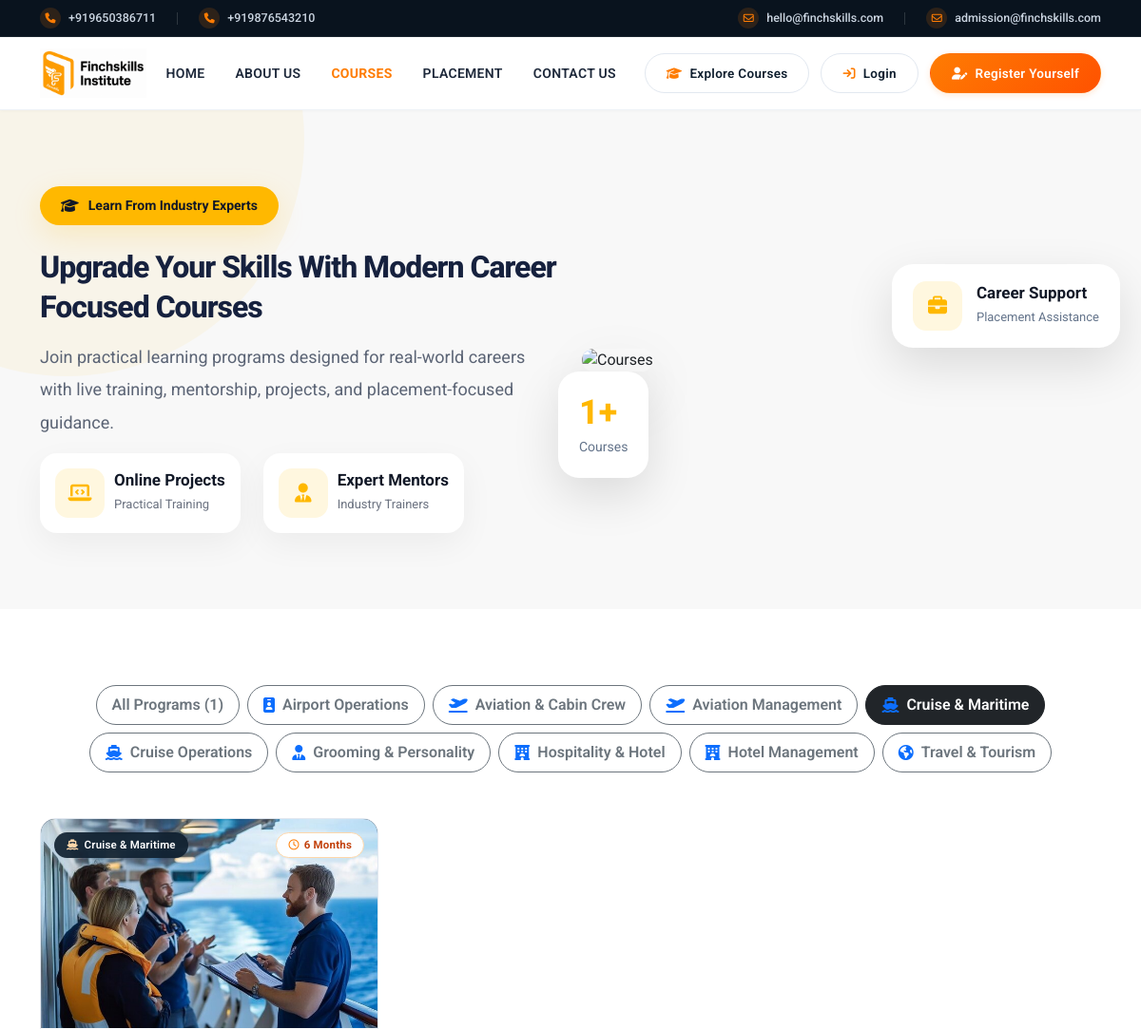
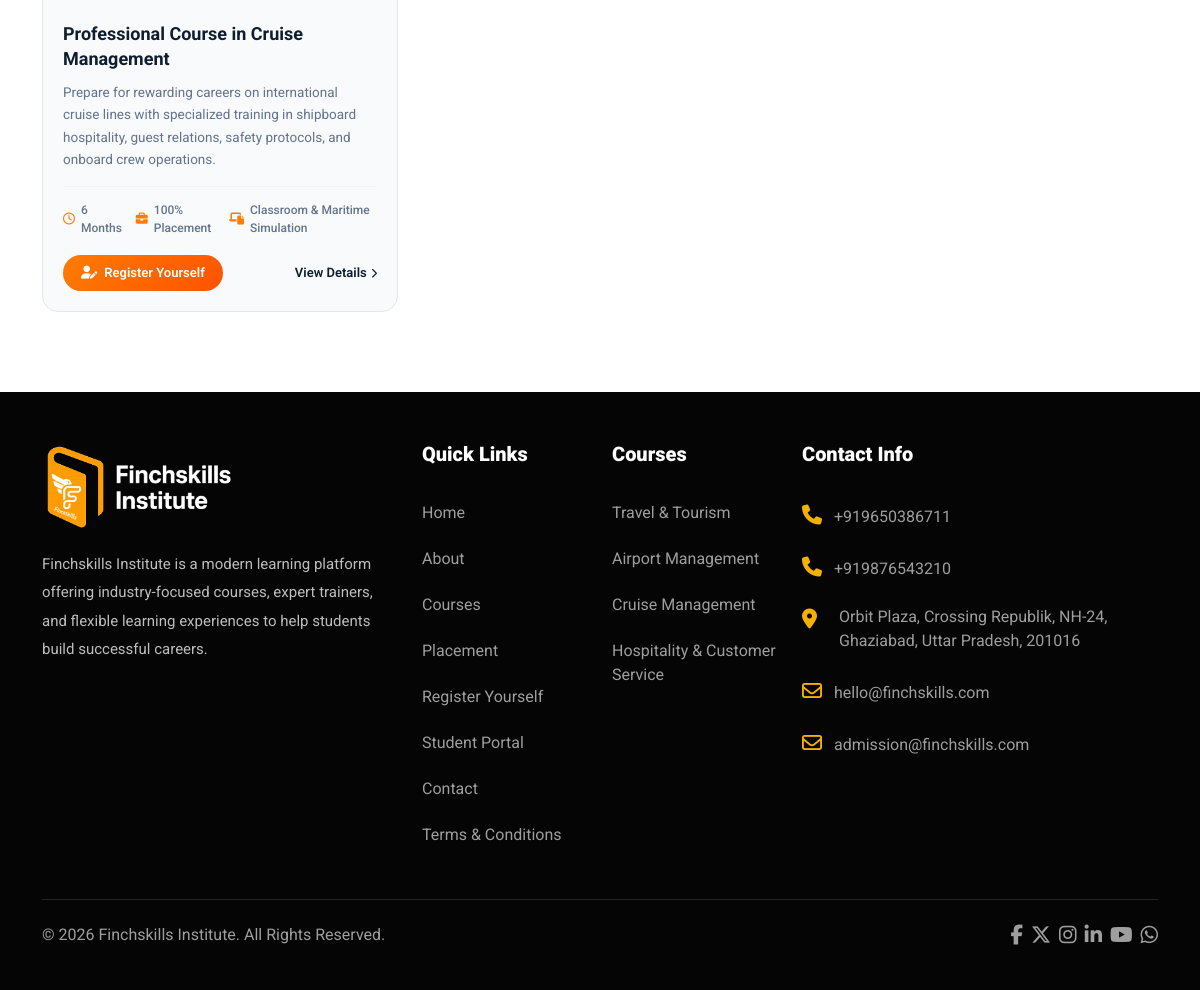
The page /courses.php?category=9 on the database its author committed (2 pictures, top to bottom).
### tables this page shows
CREATE TABLE `course_categories` (
  `id` int(11) NOT NULL AUTO_INCREMENT,
  `name` varchar(150) NOT NULL,
  `slug` varchar(150) NOT NULL,
  `icon` varchar(60) DEFAULT 'fa-graduation-cap',
  `status` enum('active','inactive') DEFAULT 'active',
  `created_at` timestamp NOT NULL DEFAULT current_timestamp(),
  PRIMARY KEY (`id`),
  UNIQUE KEY `slug` (`slug`)
);

CREATE TABLE `courses` (
  `id` int(11) NOT NULL AUTO_INCREMENT,
  `category_id` int(11) NOT NULL,
  `title` varchar(255) NOT NULL,
  `slug` varchar(255) NOT NULL,
  `duration` varchar(50) DEFAULT '6 Months',
  `study_mode` varchar(60) DEFAULT 'Online / Offline',
  `image` varchar(255) DEFAULT NULL,
  `short_desc` text DEFAULT NULL,
  `full_desc` longtext DEFAULT NULL,
  `what_you_learn` longtext DEFAULT NULL,
  `how_we_teach` longtext DEFAULT NULL,
  `career_roles` text DEFAULT NULL,
  `eligibility` varchar(255) DEFAULT '10+2 / Any Graduate',
  `certification` varchar(255) DEFAULT 'Industry Recognized Certification',
  `is_featured` tinyint(1) DEFAULT 1,
  `status` enum('active','inactive') DEFAULT 'active',
  `created_at` timestamp NOT NULL DEFAULT current_timestamp(),
  PRIMARY KEY (`id`),
  UNIQUE KEY `slug` (`slug`),
  KEY `category_id` (`category_id`),
  CONSTRAINT `courses_ibfk_1` FOREIGN KEY (`category_id`) REFERENCES `course_categories` (`id`) ON DELETE CASCADE
);

### courses.php (the view, shortened to what this page needs)
<?php
require_once __DIR__ . '/db.php';
$cat_stmt = $pdo->query("SELECT * FROM course_categories WHERE status = 'active' ORDER BY name ASC");
$all_categories = $cat_stmt->fetchAll();
$cat_filter = isset($_GET['category']) ? (int)$_GET['category'] : 0;
$c_query = "SELECT cr.*, cat.name as category_name, cat.icon as category_icon
            FROM courses cr
            JOIN course_categories cat ON cr.category_id = cat.id
            WHERE cr.status = 'active'";
$params = [];
if ($cat_filter > 0) {
    $c_query .= " AND cr.category_id = ?";
    $params[] = $cat_filter;
}
$c_query .= " ORDER BY cr.is_featured DESC, cr.id DESC";
$stmt = $pdo->prepare($c_query);
$stmt->execute($params);
$courses_list = $stmt->fetchAll();
include "header.php";
?>
<section class="educrsv2-hero-section">
    <div class="container">
        <div class="row align-items-center gy-4">
            <div class="col-md-6">
                <div class="educrsv2-content-wrap">
                    <div class="educrsv2-top-badge">
                        <i class="fa-solid fa-graduation-cap"></i>
                        <span>Learn From Industry Experts</span>
                    </div>
                    <h1>
                        Upgrade Your Skills
                        With Modern Career
                        Focused Courses
                    </h1>
                    <p>
                        Join practical learning programs designed for real-world
                        careers with live training, mentorship, projects,
                        and placement-focused guidance.
                    </p>
                    <div class="educrsv2-feature-wrap">
                        <div class="educrsv2-feature-item">
                            <div class="educrsv2-feature-icon">
                                <i class="fa-solid fa-laptop-code"></i>
                            </div>
                            <div>
                                <h6>Online Projects</h6>
                                <span>Practical Training</span>
                            </div>
                        </div>
                        <div class="educrsv2-feature-item">
                            <div class="educrsv2-feature-icon">
                                <i class="fa-solid fa-user-tie"></i>
                            </div>
                            <div>
                                <h6>Expert Mentors</h6>
                                <span>Industry Trainers</span>
                            </div>
                        </div>
                    </div>
                </div>
            </div>
            <div class="col-md-6">
                <div class="educrsv2-image-wrapper">
                    <img src="img/course-hero.jpeg"
                        alt="Courses">
                    <div class="course-responsive-box">
                        <div class="educrsv2-floating-card educrsv2-card-one">
                            <h3><?= count($courses_list) ?>+</h3>
                            <p>Courses</p>
                        </div>
                        <div class="educrsv2-floating-card educrsv2-card-two">
                            <i class="fa-solid fa-briefcase"></i>
                            <div>
                                <h5>Career Support</h5>
                                <span>Placement Assistance</span>
                            </div>
                        </div>
                    </div>
                </div>
            </div>
        </div>
    </div>
</section>
<section class="popular-course-section">
    <div class="container">
        <div class="d-flex flex-wrap align-items-center justify-content-center gap-2 mb-5">
            <a href="courses.php" class="btn <?= $cat_filter === 0 ? 'btn-dark' : 'btn-outline-secondary' ?> rounded-pill px-3 py-2 fw-semibold small">
                All Programs (<?= count($courses_list) ?>)
            </a>
            <?php foreach ($all_categories as $c_cat): ?>
                <a href="courses.php?category=<?= $c_cat['id'] ?>" class="btn <?= $cat_filter === (int)$c_cat['id'] ? 'btn-dark' : 'btn-outline-secondary' ?> rounded-pill px-3 py-2 fw-semibold small d-inline-flex align-items-center gap-2">
                    <i class="fa-solid <?= htmlspecialchars($c_cat['icon']) ?> text-primary"></i>
                    <span><?= htmlspecialchars($c_cat['name']) ?></span>
                </a>
            <?php endforeach; ?>
        </div>
        <?php if (!empty($courses_list)): ?>
            <div class="row g-4">
                <?php foreach ($courses_list as $c): ?>
                    <div class="col-lg-4 col-md-6">
                        <div class="course-card">
                            <div class="course-image">
                                <?php if (!empty($c['image'])): ?>
                                    <img src="<?= htmlspecialchars($c['image']) ?>" alt="<?= htmlspecialchars($c['title']) ?>">
                                <?php else: ?>
                                    <div class="w-100 h-100 bg-dark d-flex align-items-center justify-content-center text-white">
                                        <i class="fa-solid <?= htmlspecialchars($c['category_icon']) ?> fa-2x"></i>
                                    </div>
                                <?php endif; ?>
                                <span class="course-cat-badge">
                                    <i class="fa-solid <?= htmlspecialchars($c['category_icon']) ?>"></i>
                                    <?= htmlspecialchars($c['category_name']) ?>
                                </span>
                                <span class="course-duration-badge">
                                    <i class="fa-regular fa-clock"></i>
                                    <?= htmlspecialchars($c['duration']) ?>
                                </span>
                            </div>
                            <div class="course-content">
                                <h3><?= htmlspecialchars($c['title']) ?></h3>
                                <p><?= htmlspecialchars($c['short_desc']) ?></p>
                                <div class="course-meta">
                                    <span class="cm-item"><i class="fa-regular fa-clock"></i> <?= htmlspecialchars($c['duration']) ?></span>
                                    <span class="cm-item"><i class="fa-solid fa-briefcase"></i> 100% Placement</span>
                                    <span class="cm-item"><i class="fa-solid fa-laptop-file"></i> <?= htmlspecialchars($c['study_mode']) ?></span>
                                </div>
                                <div class="course-card-footer">
                                    <?php if (!empty($isStudentLoggedIn)): ?>
                                        <a href="form-submission.php?course=<?= urlencode($c['title']) ?>" class="enroll-btn" title="Apply Online for this course">
                                            <i class="fa-solid fa-file-signature"></i>
                                            <span>Apply Online</span>
                                        </a>
                                    <?php else: ?>
                                        <a href="register.php?redirect=form-submission.php?course=<?= urlencode($c['title']) ?>" class="enroll-btn" title="Register to apply for this course">
                                            <i class="fa-solid fa-user-pen"></i>
                                            <span>Register Yourself</span>
                                        </a>
                                    <?php endif; ?>
                                    <a href="course-detail.php?slug=<?= urlencode($c['slug']) ?>" class="course-details-link">
                                        <span>View Details</span>
                                        <i class="fa-solid fa-chevron-right"></i>
                                    </a>
                                </div>
                            </div>
                        </div>
                    </div>
                <?php endforeach; ?>
            </div>
        <?php endif; ?>
    </div>
</section>
<?php include "footer.php" ?>

### rows shown on the page
course_categories: name "Airport Operations"
course_categories: name "Aviation & Cabin Crew"
course_categories: name "Aviation Management"
course_categories: name "Cruise & Maritime"
course_categories: name "Cruise Operations"
course_categories: name "Grooming & Personality"
course_categories: name "Hospitality & Hotel"
course_categories: name "Hotel Management"
course_categories: name "Travel & Tourism"
courses: image (picture), category.name "Cruise & Maritime", duration "6 Months", title "Professional Course in Cruise Management", short_desc "Prepare for rewarding careers on international cruise lines with specialized training in shipboard hospitality, guest relations, safety protocols, and onboard crew operations.", study_mode "Classroom & Maritime Simulation"

### other values the page prints
$site_phone_1 "+919650386711"
$site_phone_2 "+919876543210"
$site_email_1 "hello@finchskills.com"
$site_email_2 "admission@finchskills.com"
count($courses_list) "1"
